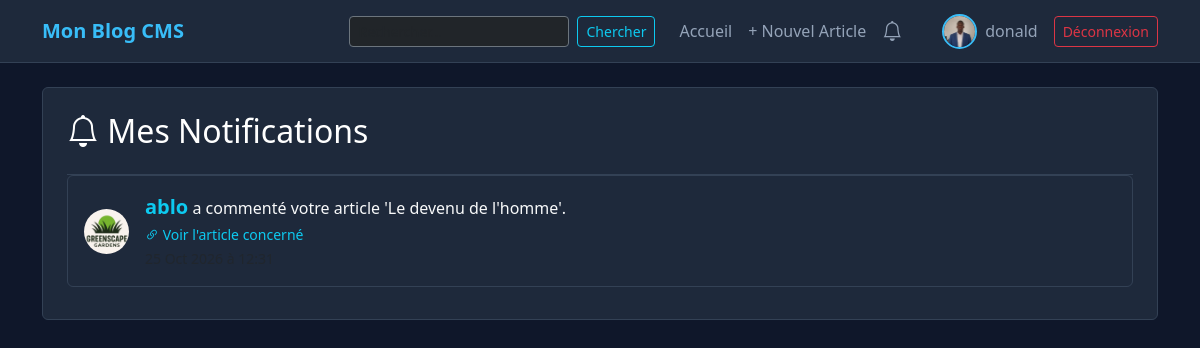
The app's page /notifications/ (signed in) with its own data.
### blog/models.py (models this page shows, shortened)
class Profil(models.Model):
    utilisateur = models.OneToOneField(User, on_delete=models.CASCADE, related_name='profil')
    avatar = models.ImageField(upload_to='avatars/', default='avatars/default.png', blank=True, null=True)
    bio = models.TextField(max_length=500, blank=True, null=True)

class Notification(models.Model):
    destinataire = models.ForeignKey(User, on_delete=models.CASCADE, related_name='notifications')
    expediteur = models.ForeignKey(User, on_delete=models.CASCADE, related_name='notifications_envoyees')
    article = models.ForeignKey(Article, on_delete=models.CASCADE, null=True, blank=True)
    message = models.CharField(max_length=255)
    lu = models.BooleanField(default=False)
    date_creation = models.DateTimeField(auto_now_add=True)
    class Meta:
        ordering = ['-date_creation']
    def est_non_lue(self):
        return not self.lu

### blog/views.py (the view)
# urls.py: path('notifications/', views.liste_notifications, name='notifications'),
@login_required
def liste_notifications(request):
    notifications = request.user.notifications.all()
    notifications.update(lu=True)
    return render(request, 'blog/notifications.html', {'notifications': notifications})

### blog/templates/blog/notifications.html (shortened to what this page needs)
{% extends 'blog/base.html' %}
{% block content %}
    <div class="card p-4 mb-5">
        <h2 class="text-white mb-4"><i class="bi bi-bell"></i> Mes Notifications</h2>
        <div class="list-group list-group-flush">
            {% for notif in notifications %}
                <div class="list-group-item bg-transparent text-light border-secondary mb-2 p-3 rounded" style="border: 1px solid #334155 !important;">
                    <div class="d-flex align-items-center">
                        {% if notif.expediteur.profil.avatar %}
                            <img src="{{ notif.expediteur.profil.avatar.url }}" class="rounded-circle me-3" style="width: 45px; height: 45px; object-fit: cover;">
                        {% endif %}
                        <div class="flex-grow-1">
                            <strong><a href="{% url 'blog:profil' notif.expediteur.username %}" class="text-info text-decoration-none fs-5">{{ notif.expediteur.username }}</a></strong>
                            <span class="fs-6">{{ notif.message }}</span>
                            {% if notif.article %}
                                <br>
                                <a href="{% url 'blog:detail_article' notif.article.slug %}" class="text-info text-decoration-none small">
                                    <i class="bi bi-link-45deg"></i> Voir l'article concerné
                                </a>
                            {% endif %}
                            <br>
                            <small class="text-muted">{{ notif.date_creation|date:"d M Y à H:i" }}</small>
                        </div>
                    </div>
                </div>
            {% empty %}
                <div class="text-center py-5">
                    <i class="bi bi-bell-slash fs-1 text-muted"></i>
                    <p class="text-muted mt-3">Aucune notification pour le moment.</p>
                </div>
            {% endfor %}
        </div>
    </div>
{% endblock %}

### blog/templates/blog/base.html (shortened to what this page needs)
<!DOCTYPE html>
<html lang="fr">
<head>
    <link href="https://cdn.jsdelivr.net/npm/bootstrap@5.3.0/dist/css/bootstrap.min.css" rel="stylesheet">
    <link rel="stylesheet" href="https://cdn.jsdelivr.net/npm/bootstrap-icons@1.11.1/font/bootstrap-icons.css">
</head>
<body>
    <nav class="navbar navbar-expand-lg mb-4">
        <div class="container">
            <a class="navbar-brand" href="{% url 'blog:liste_articles' %}">Mon Blog CMS</a>
            <div class="collapse navbar-collapse" id="navbarNav">
                <ul class="navbar-nav ms-auto align-items-center">
                    <li class="nav-item me-3">
                        <form class="d-flex" method="GET" action="{% url 'blog:recherche' %}">
                            <input class="form-control form-control-sm me-2 bg-dark text-white border-secondary" type="search" name="q" placeholder="Rechercher..." aria-label="Search">
                            <button class="btn btn-outline-info btn-sm" type="submit">Chercher</button>
                        </form>
                    </li>
                    <li class="nav-item">
                        <a class="nav-link" href="{% url 'blog:liste_articles' %}">Accueil</a>
                    </li>
                    {% if user.is_authenticated %}
                        <li class="nav-item">
                            <a class="nav-link" href="{% url 'blog:creer_article' %}">+ Nouvel Article</a>
                        </li>
                        <li class="nav-item me-3">
                            <a class="nav-link position-relative" href="{% url 'blog:notifications' %}">
                                <i class="bi bi-bell fs-5"></i>
                            </a>
                        </li>
                        <li class="nav-item d-flex align-items-center ms-3">
                            {% if user.profil.avatar %}
                                <img src="{{ user.profil.avatar.url }}" class="rounded-circle me-2" style="width: 35px; height: 35px; object-fit: cover; border: 2px solid #38bdf8;">
                            {% endif %}
                            <a class="nav-link text-white p-0" href="{% url 'blog:profil' user.username %}">{{ user.username }}</a>
                        </li>
                        <li class="nav-item ms-3">
                            <form method="post" action="{% url 'accounts:logout' %}" class="d-inline">
                                <button type="submit" class="btn btn-outline-danger btn-sm">Déconnexion</button>
                            </form>
                        </li>
                    {% endif %}
                </ul>
            </div>
        </div>
    </nav>
    <div class="container">
        {% block content %}
        {% endblock %}
    </div>
</body>
</html>

### blog/templates/blog/base.html (style rules this page uses)
body { background-color: #0f172a; color: #e2e8f0; font-family: 'Segoe UI', sans-serif; }
.navbar { background-color: #1e293b !important; border-bottom: 1px solid #334155; }
.navbar-brand { font-weight: bold; color: #38bdf8 !important; }
.nav-link { color: #94a3b8 !important; }
.card { background-color: #1e293b; border: 1px solid #334155; color: #e2e8f0; }
a { color: #38bdf8; text-decoration: none; }

### records on screen
Notification: expediteur.profil.avatar (picture), expediteur.username "ablo", message "a commenté votre article 'Le devenu de l'homme'.", shows "Voir l'article concerné"

### other values on screen
{{ user.username }} "donald"
